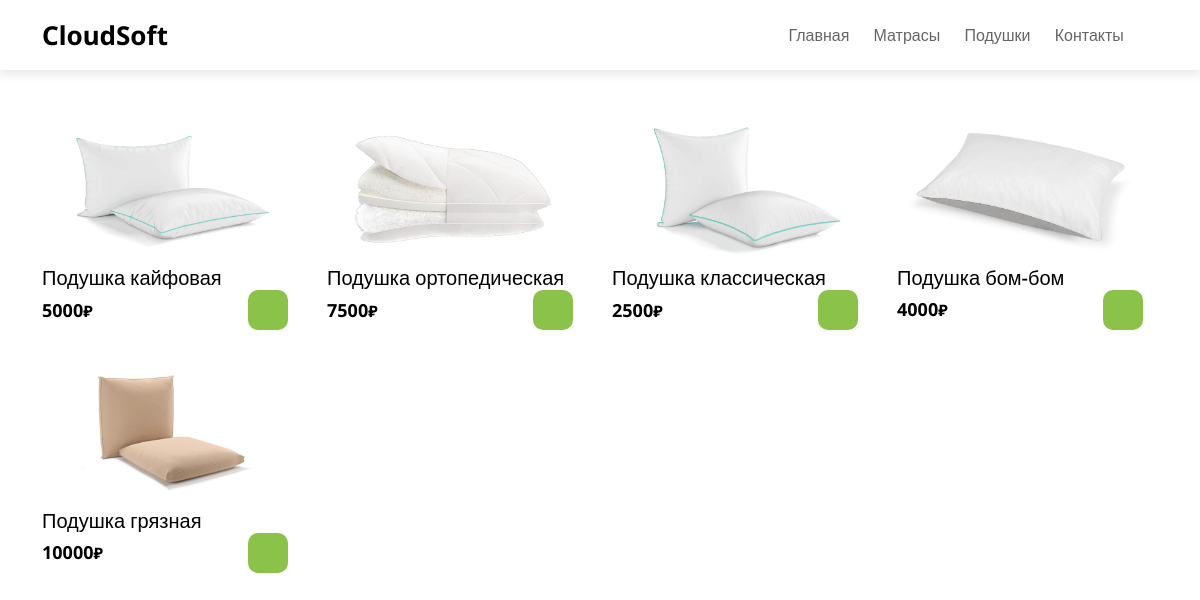
Screenshot of /pillows/ with the database file from the repository.
### products/models.py (models this page shows)
class Product(models.Model):
    CATEGORY_CHOICES = [
        ('ПОДУШКА', 'Подушки'),
        ('МАТРАС', 'Матрасы'),
    ]
    name = models.CharField(max_length=255)
    price = models.IntegerField()
    amount = models.IntegerField()
    category = models.CharField(max_length=255, choices=CATEGORY_CHOICES, default='')
    description = models.TextField(max_length=1000, default='')
    photo = models.ImageField(max_length=255, null=False, blank=True)

### products/views.py (the view)
# urls.py: path('pillows/', pillows),
def pillows(request):
    return render(request, 'pillows.html', {'products': Product.objects.all()})

### templates/pillows.html (shortened to what this page needs)
<!DOCTYPE html>
<html lang="ru">
<head>
    {% load static %}
    <link rel="stylesheet" href="{% static 'libs/bootstrap-reboot.min.css' %}">
    <link rel="stylesheet" href="{% static 'libs/bootstrap-grid.min.css' %}">
    <link rel="stylesheet" href="{% static 'css/index.css' %}">
    <link rel="stylesheet" href="{% static 'css/pillows_mattresses.css' %}">
</head>
<body>
<nav class="navbar">
    <div class="container">
        <a href="http://127.0.0.1:8000" class="navbar-brand">CloudSoft</a>
        <div class="navbar-wrap">
            <ul class="navbar-menu">
                <li><a href="http://127.0.0.1:8000">Главная</a></li>
                <li><a href="http://127.0.0.1:8000/mattresses">Матрасы</a></li>
                <li><a href="http://127.0.0.1:8000/pillows">Подушки</a></li>
                <li><a href="http://127.0.0.1:8000/contacts">Контакты</a></li>
                <li><a href="http://127.0.0.1:8000/cart"></a></li>
            </ul>
        </div>
    </div>
</nav>
<div class="container mt-5">
    <div class="row">
        {% for prod in products %}
        {% if prod.category == 'ПОДУШКА' %}
        <div class="col-md-3">
            <div class="product">
                <a href="http://127.0.0.1:8000/product/{{ prod.id }}"><div class="image">
                    <img src="{% static 'img/' %}{{prod.photo}}" alt="">
                </div></a>
                <div class="info">
                    <h3>{{ prod.name }}</h3>
                    <div class="info-price">
                        <span class="price">{{ prod.price }}<small>₽</small> </span>
                        <button class="add-to-cart"></button>
                    </div>
                </div>
            </div>
        </div>
        {% endif %}
        {% endfor %}
    </div>
</div>
</body>
</html>

### static/css/index.css (style rules this page uses)
body { position: relative; font-family: 'Noto Sans', sans-serif; font-size: 16px; line-height: 1.4; color: #000; min-width: 320px; overflow-x: hidden; height: 100vh; }
.navbar { width: 100%; height: 70px; box-shadow: 0 4px 10px rgba(0,0,0, .1); }
.navbar .container { height: inherit; display: flex; justify-content: space-between; align-items: center; }
.navbar-menu { list-style-type: none; padding-left: 0; margin-bottom: 0; }
.navbar-menu li { display: inline-block; }
.navbar-menu li a { display: inline-block; color: #000; opacity: 0.6; text-decoration: none; padding: 10px; transition: all .07s ease-in-out; }
.navbar-wrap { display: flex; flex-flow: row nowrap; }
.navbar-brand { font-weight: 700; font-size: 26px; text-decoration: none; color: #000; transition: all .07s ease-in-out; }

### static/css/pillows_mattresses.css (style rules this page uses)
body { position: relative; font-family: 'Noto Sans', sans-serif; font-size: 16px; line-height: 1.4; color: #000; min-width: 320px; overflow-x: hidden; height: auto; }
.product { margin-bottom: 30px; margin-right: 15px; }
.image { margin-bottom: 10px; }
.image img { height: 100%; width: 100%; object-fit: cover; border-radius: 7px; }
.info h3 { font-size: 20px; margin-bottom: 0; }
.info-price { display: flex; flex-flow: row nowrap; justify-content: space-between; align-items: center; }
.add-to-cart { border: none; width: 40px; height: 40px; display: flex; align-items: center; justify-content: center; background-color: #8bc34a; color: #fff; border-radius: 10px; }
.price { font-weight: 700; font-size: 18px; }

### rows the page displays
Product: photo (picture), name "Подушка кайфовая", price "5000"
Product: photo (picture), name "Подушка ортопедическая", price "7500"
Product: photo (picture), name "Подушка классическая", price "2500"
Product: photo (picture), name "Подушка бом-бом", price "4000"
Product: photo (picture), name "Подушка грязная", price "10000"
